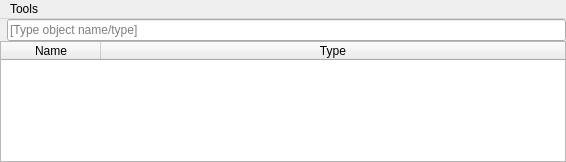
<?xml version="1.0" encoding="UTF-8"?>
<ui version="4.0">
 <class>NESceneInspectorWindow</class>
 <widget class="QMainWindow" name="NESceneInspectorWindow">
  <property name="geometry">
   <rect>
    <x>0</x>
    <y>0</y>
    <width>566</width>
    <height>162</height>
   </rect>
  </property>
  <property name="windowTitle">
   <string>Scene Inspector</string>
  </property>
  <property name="windowIcon">
   <iconset resource="../../FDYN.qrc">
    <normaloff>:/Neutrino/Resources/16_32/sceneInspector_16.png</normaloff>:/Neutrino/Resources/16_32/sceneInspector_16.png</iconset>
  </property>
  <widget class="QWidget" name="centralwidget">
   <layout class="QVBoxLayout" name="verticalLayout">
    <property name="spacing">
     <number>0</number>
    </property>
    <property name="leftMargin">
     <number>0</number>
    </property>
    <property name="topMargin">
     <number>0</number>
    </property>
    <property name="rightMargin">
     <number>0</number>
    </property>
    <property name="bottomMargin">
     <number>0</number>
    </property>
    <item>
     <layout class="QHBoxLayout" name="horizontalLayout_2">
      <property name="spacing">
       <number>0</number>
      </property>
      <item>
       <widget class="QLabel" name="label">
        <property name="text">
         <string/>
        </property>
        <property name="pixmap">
         <pixmap resource="../../FDYN.qrc">:/Neutrino/Resources/16/basket.png</pixmap>
        </property>
        <property name="scaledContents">
         <bool>false</bool>
        </property>
        <property name="margin">
         <number>2</number>
        </property>
        <property name="indent">
         <number>0</number>
        </property>
       </widget>
      </item>
      <item>
       <widget class="QLineEdit" name="lineEdit">
        <property name="enabled">
         <bool>true</bool>
        </property>
        <property name="dragEnabled">
         <bool>true</bool>
        </property>
        <property name="placeholderText">
         <string>[Type object name/type]</string>
        </property>
        <property name="clearButtonEnabled">
         <bool>true</bool>
        </property>
       </widget>
      </item>
     </layout>
    </item>
    <item>
     <widget class="NESceneInspector" name="sceneTree">
      <property name="sizeAdjustPolicy">
       <enum>QAbstractScrollArea::AdjustToContents</enum>
      </property>
      <property name="iconSize">
       <size>
        <width>16</width>
        <height>16</height>
       </size>
      </property>
      <property name="indentation">
       <number>10</number>
      </property>
      <property name="rootIsDecorated">
       <bool>true</bool>
      </property>
      <property name="animated">
       <bool>true</bool>
      </property>
      <property name="allColumnsShowFocus">
       <bool>true</bool>
      </property>
      <column>
       <property name="text">
        <string>Name</string>
       </property>
       <property name="textAlignment">
        <set>AlignCenter</set>
       </property>
      </column>
      <column>
       <property name="text">
        <string>Type</string>
       </property>
       <property name="textAlignment">
        <set>AlignCenter</set>
       </property>
      </column>
     </widget>
    </item>
   </layout>
  </widget>
  <widget class="NEMenuBar" name="menubar">
   <property name="geometry">
    <rect>
     <x>0</x>
     <y>0</y>
     <width>566</width>
     <height>25</height>
    </rect>
   </property>
   <property name="nativeMenuBar">
    <bool>false</bool>
   </property>
   <widget class="QMenu" name="menuTools">
    <property name="title">
     <string>Tools</string>
    </property>
    <addaction name="actionFilter_items"/>
   </widget>
   <addaction name="menuTools"/>
  </widget>
  <action name="actionFilter_items">
   <property name="checkable">
    <bool>true</bool>
   </property>
   <property name="icon">
    <iconset resource="../../FDYN.qrc">
     <normaloff>:/Neutrino/Resources/16/basket.png</normaloff>:/Neutrino/Resources/16/basket.png</iconset>
   </property>
   <property name="text">
    <string>Filter items</string>
   </property>
  </action>
 </widget>
 <customwidgets>
  <customwidget>
   <class>NEMenuBar</class>
   <extends>QMenuBar</extends>
   <header>Widgets/MenuBar/NEMenuBar.h</header>
  </customwidget>
  <customwidget>
   <class>NESceneInspector</class>
   <extends>QTreeWidget</extends>
   <header>Windows/SceneInspector/NESceneInspector.h</header>
  </customwidget>
 </customwidgets>
 <resources>
  <include location="../../FDYN.qrc"/>
 </resources>
 <connections>
  <connection>
   <sender>actionFilter_items</sender>
   <signal>toggled(bool)</signal>
   <receiver>lineEdit</receiver>
   <slot>setVisible(bool)</slot>
   <hints>
    <hint type="sourcelabel">
     <x>-1</x>
     <y>-1</y>
    </hint>
    <hint type="destinationlabel">
     <x>299</x>
     <y>31</y>
    </hint>
   </hints>
  </connection>
  <connection>
   <sender>actionFilter_items</sender>
   <signal>toggled(bool)</signal>
   <receiver>label</receiver>
   <slot>setVisible(bool)</slot>
   <hints>
    <hint type="sourcelabel">
     <x>-1</x>
     <y>-1</y>
    </hint>
    <hint type="destinationlabel">
     <x>17</x>
     <y>31</y>
    </hint>
   </hints>
  </connection>
 </connections>
</ui>
